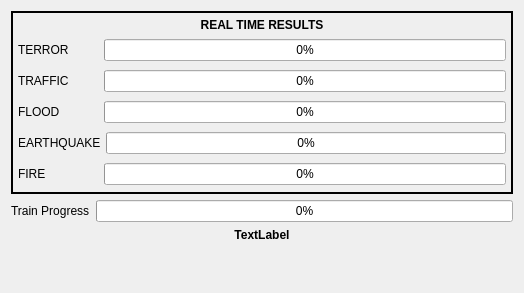
      <widget class="QWidget" name="resultTab">
       <attribute name="title">
        <string>Progress</string>
       </attribute>
       <layout class="QGridLayout" name="gridLayout_8">
        <item row="4" column="0">
         <spacer name="verticalSpacer_6">
          <property name="orientation">
           <enum>Qt::Vertical</enum>
          </property>
          <property name="sizeHint" stdset="0">
           <size>
            <width>20</width>
            <height>40</height>
           </size>
          </property>
         </spacer>
        </item>
        <item row="0" column="0">
         <layout class="QVBoxLayout" name="verticalLayout_4">
          <item>
           <layout class="QHBoxLayout" name="horizontalLayout_28">
            <item>
             <widget class="QFrame" name="frame_3">
              <property name="frameShape">
               <enum>QFrame::WinPanel</enum>
              </property>
              <property name="frameShadow">
               <enum>QFrame::Plain</enum>
              </property>
              <property name="lineWidth">
               <number>5</number>
              </property>
              <layout class="QGridLayout" name="gridLayout_9">
               <property name="leftMargin">
                <number>5</number>
               </property>
               <property name="topMargin">
                <number>5</number>
               </property>
               <property name="rightMargin">
                <number>5</number>
               </property>
               <property name="bottomMargin">
                <number>5</number>
               </property>
               <property name="spacing">
                <number>5</number>
               </property>
               <item row="0" column="0">
                <layout class="QVBoxLayout" name="verticalLayout_10">
                 <property name="sizeConstraint">
                  <enum>QLayout::SetMinimumSize</enum>
                 </property>
                 <item>
                  <widget class="QLabel" name="label_32">
                   <property name="font">
                    <font>
                     <weight>75</weight>
                     <bold>true</bold>
                    </font>
                   </property>
                   <property name="text">
                    <string>REAL TIME RESULTS</string>
                   </property>
                   <property name="alignment">
                    <set>Qt::AlignCenter</set>
                   </property>
                  </widget>
                 </item>
                 <item>
                  <layout class="QHBoxLayout" name="horizontalLayout_22" stretch="1,5">
                   <item>
                    <widget class="QLabel" name="label_27">
                     <property name="minimumSize">
                      <size>
                       <width>0</width>
                       <height>26</height>
                      </size>
                     </property>
                     <property name="font">
                      <font>
                       <weight>50</weight>
                       <bold>false</bold>
                      </font>
                     </property>
                     <property name="text">
                      <string>TERROR</string>
                     </property>
                    </widget>
                   </item>
                   <item>
                    <widget class="QProgressBar" name="progress_terror">
                     <property name="minimumSize">
                      <size>
                       <width>400</width>
                       <height>0</height>
                      </size>
                     </property>
                     <property name="maximumSize">
                      <size>
                       <width>800</width>
                       <height>16777215</height>
                      </size>
                     </property>
                     <property name="value">
                      <number>0</number>
                     </property>
                     <property name="alignment">
                      <set>Qt::AlignRight|Qt::AlignTrailing|Qt::AlignVCenter</set>
                     </property>
                    </widget>
                   </item>
                  </layout>
                 </item>
                 <item>
                  <layout class="QHBoxLayout" name="horizontalLayout_25" stretch="1,5">
                   <item>
                    <widget class="QLabel" name="label_28">
                     <property name="minimumSize">
                      <size>
                       <width>0</width>
                       <height>26</height>
                      </size>
                     </property>
                     <property name="text">
                      <string>TRAFFIC</string>
                     </property>
                    </widget>
                   </item>
                   <item>
                    <widget class="QProgressBar" name="progress_traffic">
                     <property name="minimumSize">
                      <size>
                       <width>400</width>
                       <height>0</height>
                      </size>
                     </property>
                     <property name="maximumSize">
                      <size>
                       <width>800</width>
                       <height>16777215</height>
                      </size>
                     </property>
                     <property name="value">
                      <number>0</number>
                     </property>
                     <property name="alignment">
                      <set>Qt::AlignRight|Qt::AlignTrailing|Qt::AlignVCenter</set>
                     </property>
                    </widget>
                   </item>
                  </layout>
                 </item>
                 <item>
                  <layout class="QHBoxLayout" name="horizontalLayout_24" stretch="1,5">
                   <item>
                    <widget class="QLabel" name="label_29">
                     <property name="minimumSize">
                      <size>
                       <width>0</width>
                       <height>26</height>
                      </size>
                     </property>
                     <property name="text">
                      <string>FLOOD</string>
                     </property>
                    </widget>
                   </item>
                   <item>
                    <widget class="QProgressBar" name="progress_flood">
                     <property name="minimumSize">
                      <size>
                       <width>400</width>
                       <height>0</height>
                      </size>
                     </property>
                     <property name="maximumSize">
                      <size>
                       <width>800</width>
                       <height>16777215</height>
                      </size>
                     </property>
                     <property name="value">
                      <number>0</number>
                     </property>
                     <property name="alignment">
                      <set>Qt::AlignRight|Qt::AlignTrailing|Qt::AlignVCenter</set>
                     </property>
                    </widget>
                   </item>
                  </layout>
                 </item>
                 <item>
                  <layout class="QHBoxLayout" name="horizontalLayout_26" stretch="1,5">
                   <item>
                    <widget class="QLabel" name="label_30">
                     <property name="minimumSize">
                      <size>
                       <width>0</width>
                       <height>26</height>
                      </size>
                     </property>
                     <property name="text">
                      <string>EARTHQUAKE</string>
                     </property>
                    </widget>
                   </item>
                   <item>
                    <widget class="QProgressBar" name="progress_eq">
                     <property name="minimumSize">
                      <size>
                       <width>400</width>
                       <height>0</height>
                      </size>
                     </property>
                     <property name="maximumSize">
                      <size>
                       <width>800</width>
                       <height>16777215</height>
                      </size>
                     </property>
                     <property name="value">
                      <number>0</number>
                     </property>
                     <property name="alignment">
                      <set>Qt::AlignRight|Qt::AlignTrailing|Qt::AlignVCenter</set>
                     </property>
                    </widget>
                   </item>
                  </layout>
                 </item>
                 <item>
                  <layout class="QHBoxLayout" name="horizontalLayout_23" stretch="1,5">
                   <item>
                    <widget class="QLabel" name="label_31">
                     <property name="minimumSize">
                      <size>
                       <width>0</width>
                       <height>26</height>
                      </size>
                     </property>
                     <property name="text">
                      <string>FIRE</string>
                     </property>
                    </widget>
                   </item>
                   <item>
                    <widget class="QProgressBar" name="progress_fire">
                     <property name="minimumSize">
                      <size>
                       <width>400</width>
                       <height>0</height>
                      </size>
                     </property>
                     <property name="maximumSize">
                      <size>
                       <width>800</width>
                       <height>16777215</height>
                      </size>
                     </property>
                     <property name="value">
                      <number>0</number>
                     </property>
                     <property name="alignment">
                      <set>Qt::AlignRight|Qt::AlignTrailing|Qt::AlignVCenter</set>
                     </property>
                    </widget>
                   </item>
                  </layout>
                 </item>
                </layout>
               </item>
              </layout>
             </widget>
            </item>
           </layout>
          </item>
         </layout>
        </item>
        <item row="1" column="0">
         <layout class="QHBoxLayout" name="horizontalLayout_3">
          <item>
           <widget class="QLabel" name="label_33">
            <property name="text">
             <string>Train Progress</string>
            </property>
           </widget>
          </item>
          <item>
           <widget class="QProgressBar" name="train_progress_bar">
            <property name="value">
             <number>0</number>
            </property>
           </widget>
          </item>
         </layout>
        </item>
        <item row="3" column="0">
         <layout class="QHBoxLayout" name="horizontalLayout_63">
          <item>
           <widget class="QLabel" name="txt_progress_step">
            <property name="font">
             <font>
              <weight>75</weight>
              <bold>true</bold>
             </font>
            </property>
            <property name="text">
             <string>TextLabel</string>
            </property>
            <property name="alignment">
             <set>Qt::AlignCenter</set>
            </property>
           </widget>
          </item>
         </layout>
        </item>
       </layout>
      </widget>
